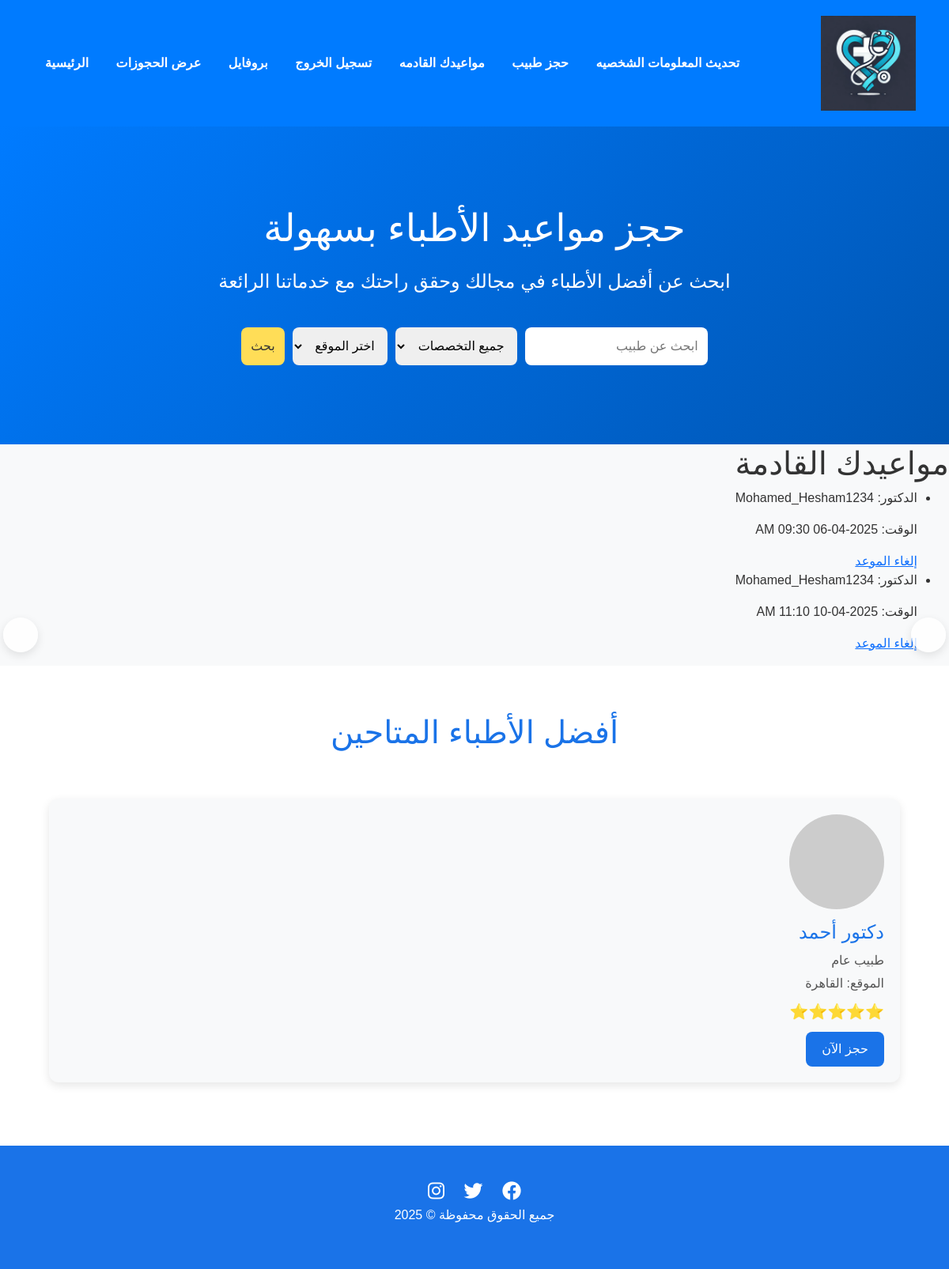
The page /appointments/ (signed in) on the database its author committed.
### accounts/models.py (models this page shows, shortened)
class Appointment(models.Model):
    id = models.BigAutoField(primary_key=True)
    doctor = models.ForeignKey(Profile, on_delete=models.CASCADE)
    user = models.ForeignKey(User, on_delete=models.CASCADE)
    appointment_time = models.DateTimeField()
    confirmed = models.BooleanField(default=False)

class Profile(models.Model):
    GENDER_CHOICES = [
        ('male', 'Male'),
        ('female', 'Female'),
        ('other', 'Other'),
    ]
    SPECIALTY_CHOICES = [
        ('أسنان', 'أسنان'),
        ('قلب', 'قلب'),
        ('جراحة العظام', 'جراحة العظام'),
        ('جلدية', 'جلدية'),
        ('نفسي', 'نفسي'),
        ('جراحة عامة', 'جراحة عامة'),
        ('أشعة', 'أشعة'),
        ('جراحة مسالك بولية', 'جراحة مسالك بولية'),
    ]
    USER_TYPE_CHOICES = [
        ('doctor', 'دكتور'),
        ('user', 'مستخدم عادي'),
    ]
    user = models.OneToOneField(User, on_delete=models.CASCADE)
    name = models.CharField(max_length=50, default='Default Name', blank=True)
    who_i = models.TextField(max_length=500, default='Default Discription', blank=True)
    city = models.CharField(max_length=100, default='City')
    address = models.TextField(max_length=500, default='Address')
    phone = models.CharField(max_length=15, default='Phone Number')
    working_hours = models.CharField(max_length=100, default='9:00 AM - 5:00 PM')
    available_times = models.TextField(default='', blank=True, null=True)
    waiting_time = models.IntegerField(default=15)
    specialty = models.CharField(max_length=50, choices=SPECIALTY_CHOICES, default='general_surgery')
    services = models.TextField(max_length=500, null=True, blank=True)
    price = models.IntegerField(default=0)
    image = models.ImageField(upload_to='images/', default='default_image.jpg')
    facebook = models.URLField(max_length=200, blank=True, null=True, default='')
    twitter = models.URLField(max_length=200, blank=True, null=True, default='')
    linkedin = models.URLField(max_length=200, blank=True, null=True, default='')
    instagram = models.URLField(max_length=200, blank=True, null=True, default='')
    gender = models.CharField(max_length=10, choices=GENDER_CHOICES, default='other')
    slug = models.SlugField(null=True, blank=True)
    user_type = models.CharField(max_length=10, choices=USER_TYPE_CHOICES, default='user')
    created_at = models.DateTimeField(auto_now_add=True, null=True, blank=True)

### accounts/views.py (the view)
# urls.py: path('appointments/', views.upcoming_appointments, name='upcoming_appointments'),  # عرض المواعيد القادمة
@login_required
def upcoming_appointments(request):
    user_appointments = Appointment.objects.filter(user=request.user)
    return render(request, 'user/upcoming_appointments.html', {'appointments':user_appointments})

### accounts/templates/user/upcoming_appointments.html
{% extends 'user/index.html' %}
{% block content %}
    <h1>مواعيدك القادمة</h1>
    <ul>
        {% for appointment in appointments %}
            <li>
                <p>الدكتور: {{ appointment.doctor.name }}</p>
                <p>الوقت: {{ appointment.appointment_time|date:"Y-m-d h:i A" }}</p>
                <a href="{% url 'cancel_appointment' appointment.id %}">إلغاء الموعد</a>
            </li>
        {% endfor %}
    </ul>
{% endblock %}

### accounts/templates/user/index.html (style rules this page uses)
body { font-family: 'Tajawal', sans-serif; background-color: #f8f9fa; color: #333; }

### rows shown on the page
Appointment: doctor.name "Mohamed_Hesham1234", appointment_time "2025-04-06 09:30 AM"
Appointment: doctor.name "Mohamed_Hesham1234", appointment_time "2025-04-10 11:10 AM"
